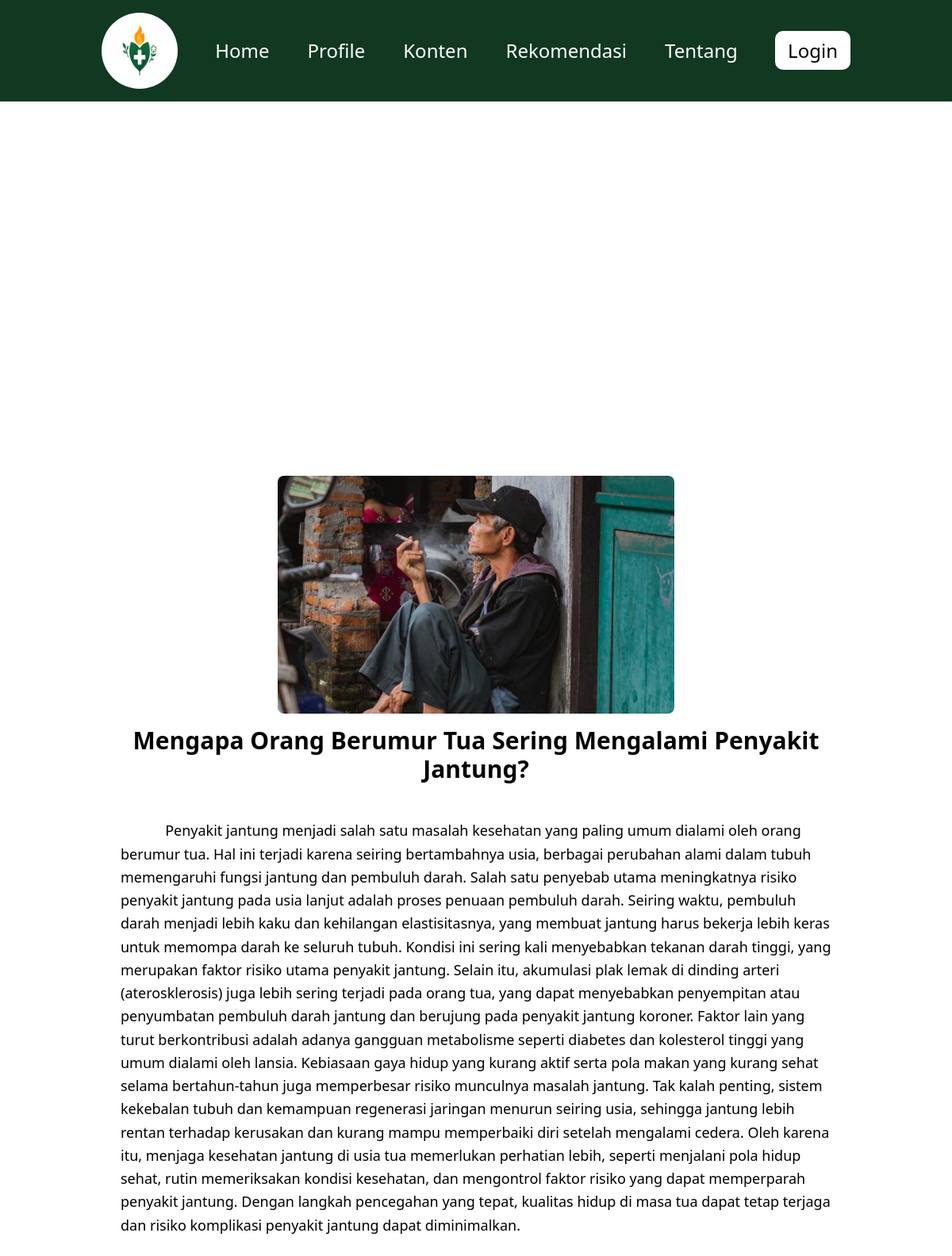
Screenshot of /user/home.php?page=tampilan_artikel&id=36 with the database file from the repository.
### tables this page shows
CREATE TABLE `konten` (
  `id` int NOT NULL,
  `judul` varchar(200) NOT NULL,
  `deskripsi` text NOT NULL,
  `gambar` varchar(255) DEFAULT NULL,
  `tipe_konten` enum('Artikel','Video') NOT NULL,
  `isi_artikel` text,
  `video_link` varchar(255) DEFAULT NULL
);

### user/home.php (called while the page is built, shortened)
<?php
include __DIR__ . '/../config/koneksi.php';
include __DIR__ . '/../config/function_tampilartikel.php';
$page = $_GET['page'] ?? 'home';
switch ($page) {
    case 'tampilan_artikel':
        $artikel_id = $_GET['id'] ?? 0;
        $artikel = getArtikelById($conn, $artikel_id);
        if (!$artikel) {
            $pageTitle = "Artikel Tidak Ditemukan";
            $content = "<p>Maaf, artikel tidak ditemukan.</p>";
        } else {
            include __DIR__ . '/../includes/tampilan_artikel.php';
        }
        break;
}
include __DIR__ . '/../includes/app.php';

### config/function_tampilartikel.php (called while the page is built, shortened)
<?php
function getArtikelById($conn, $id) {
    $id = (int)$id;
    $query = "SELECT * FROM konten WHERE id = $id AND tipe_konten = 'Artikel'";
    $result = mysqli_query($conn, $query);
    $artikel = mysqli_fetch_assoc($result);
    return $artikel ?: false;
}
?>

### includes/tampilan_artikel.php (the view, shortened to what this page needs)
<?php
$gambar_path = $artikel['gambar'] ? '../assets/img/artikel/' . $artikel['gambar'] : 'default.jpg';
?>
<div class="flex items-center justify-center min-h-screen p-10">
    <div class="max-w-4xl w-full">
        <div class="mb-4 text-center">
            <img src="<?= htmlspecialchars($gambar_path) ?>" alt="<?= htmlspecialchars($artikel['judul']) ?>"
                class="rounded-lg mx-auto" style="width: 500px; height: 300px; object-fit:cover "/>
        </div>
        <h1 class="text-3xl font-bold mb-4 text-center"><?= htmlspecialchars($artikel['judul']) ?></h1>
        <div class="text-lg leading-relaxed whitespace-pre-wrap">
            <?= nl2br(htmlspecialchars($artikel['isi_artikel'])) ?>
        </div>
    </div>
</div>

### rows the page displays
konten: gambar (picture), judul "Mengapa Orang Berumur Tua Sering Mengalami Penyakit Jantung?", isi_artikel "Penyakit jantung menjadi salah satu masalah kesehatan yang paling umum dialami oleh orang berumur tua. Hal ini terjadi karena seiring bertambahnya usia, berbagai perubahan alami dalam tubuh memengaruhi fungsi jantung dan pembuluh darah. Salah satu penyebab utama meningkatnya risiko penyakit jantung pada usia lanjut adalah proses penuaan pembuluh darah. Seiring waktu, pembuluh darah menjadi lebih kaku dan kehilangan elastisitasnya, yang membuat jantung harus bekerja lebih keras untuk memompa darah ke seluruh tubuh. Kondisi ini sering kali menyebabkan tekanan darah tinggi, yang merupakan faktor risiko utama penyakit jantung. Selain itu, akumulasi plak lemak di dinding arteri (aterosklerosis)…"
